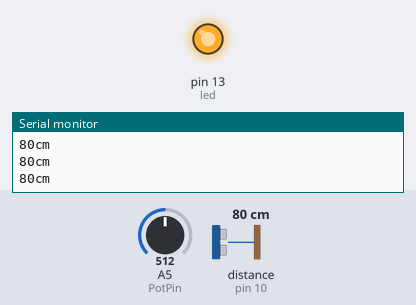
The sketch below on a simulated Arduino Uno, built with avr-gcc and run on an emulated ATmega328P. Shown: output pins drawn as LEDs (lit = HIGH), the last lines printed to the serial monitor. Wiring (inferred from the names in the program): ultrasonic range finder: trigger pin 11; echo pin 10. The test bench sets the inputs (shaded band); at power-on: distance to the obstacle (sensor on pin 10) 80 cm, A5 (PotPin) = 512. The echo pulse lasts 58.3 µs per cm; pins used as bus, display or sensor lines are not drawn.

Above: at 1.2 s.
1.3 s: distance to the obstacle (sensor on pin 10) set to 222 cm
2.8 s: distance to the obstacle (sensor on pin 10) set to 230 cm
At 4.0 s:
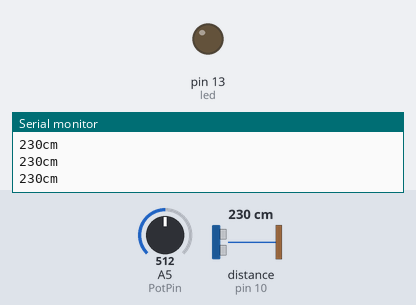
4.3 s: distance to the obstacle (sensor on pin 10) set to 2 cm
At 4.8 s:
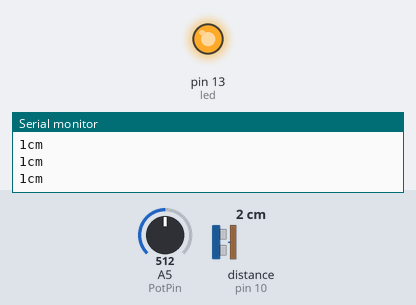
5.8 s: distance to the obstacle (sensor on pin 10) set to 250 cm
At 6.2 s:
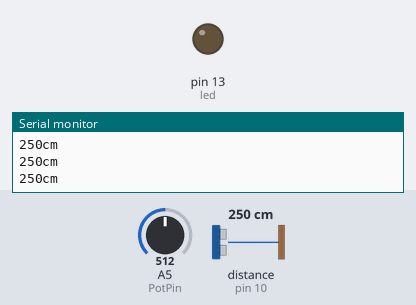
Timing chart, 0 to 8.3 s (numbered marks = the images above; inputs shaded):
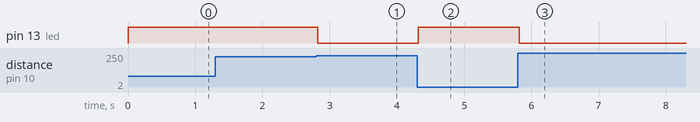

Measured:
- the behaviour switches between 225 and 226 cm on distance to the obstacle (sensor on pin 10) (found by bisection; images 0 and 1)
- after the input at 2.8 s, pin 13 (led): HIGH → LOW at once
- after the input at 4.3 s, pin 13 (led): LOW → HIGH at once
- after the input at 5.8 s, pin 13 (led): HIGH → LOW at once

The sketch:

segundo_ultrasonico_code.ino
```cpp
const int TrigPin = 11;
const int EchoPin = 10;

const int PotPin = A5;

int distancia_ultrasonica = 0;

const int led = 13;

void setup(){

pinMode(TrigPin, OUTPUT);
pinMode(EchoPin, INPUT);

pinMode(led, OUTPUT);

Serial.begin(9600);

}

void loop() {

ultrasonico();

//map(value, fromLow, fromHigh, toLow, toHigh)
int distancia_de_ativacao = map(analogRead(PotPin), 0, 1023, 0, 450);

if(distancia_ultrasonica <= distancia_de_ativacao){

  digitalWrite(led ,HIGH);

}else{

 digitalWrite(led, LOW);

}
}


void ultrasonico(){

  delayMicroseconds(2);
  digitalWrite(TrigPin, HIGH);
  delayMicroseconds(13);
  digitalWrite(TrigPin, LOW);
  delayMicroseconds(2);

  long leitura_echo = pulseIn(EchoPin, HIGH);

  distancia_ultrasonica = leitura_echo / 58;

  Serial.print(distancia_ultrasonica);
  Serial.println("cm");
  Serial.println();

}
```
